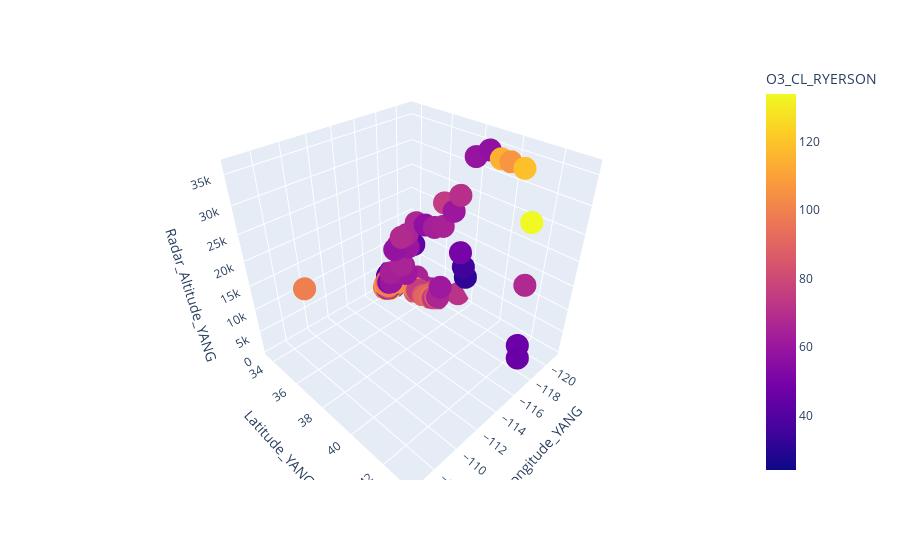

Here is the notebook cell this chart was saved with:
### Code cell
fig = px.scatter_3d(was_data, x=' Longitude_YANG', y=' Latitude_YANG', z=' Radar_Altitude_YANG',
              color=' O3_CL_RYERSON')
fig.show()

### Figure 1 — Plotly figure (JSON) as saved in the notebook; plotly's stock layout.template omitted (floating-point values rounded to 4 significant figures; data arrays with more than 128 entries replaced by an {"elided": "..."} marker saying what was removed)
{"data": [{"hovertemplate": " Longitude_YANG=%{x}<br> Latitude_YANG=%{y}<br> Radar_Altitude_YANG=%{z}<br> O3_CL_RYERSON=%{marker.color}<extra></extra>", "legendgroup": "", "marker": {"color": {"elided": "189 float values"}, "coloraxis": "coloraxis", "symbol": "circle"}, "mode": "markers", "name": "", "scene": "scene", "showlegend": false, "type": "scatter3d", "x": {"elided": "189 float values"}, "y": {"elided": "189 float values"}, "z": {"elided": "189 float values"}}], "layout": {"coloraxis": {"colorbar": {"title": {"text": " O3_CL_RYERSON"}}, "colorscale": [[0, "#0d0887"], [0.1111, "#46039f"], [0.2222, "#7201a8"], [0.3333, "#9c179e"], [0.4444, "#bd3786"], [0.5556, "#d8576b"], [0.6667, "#ed7953"], [0.7778, "#fb9f3a"], [0.8889, "#fdca26"], [1, "#f0f921"]]}, "legend": {"tracegroupgap": 0}, "margin": {"t": 60}, "scene": {"domain": {"x": [0, 1], "y": [0, 1]}, "xaxis": {"title": {"text": " Longitude_YANG"}}, "yaxis": {"title": {"text": " Latitude_YANG"}}, "zaxis": {"title": {"text": " Radar_Altitude_YANG"}}}}}
